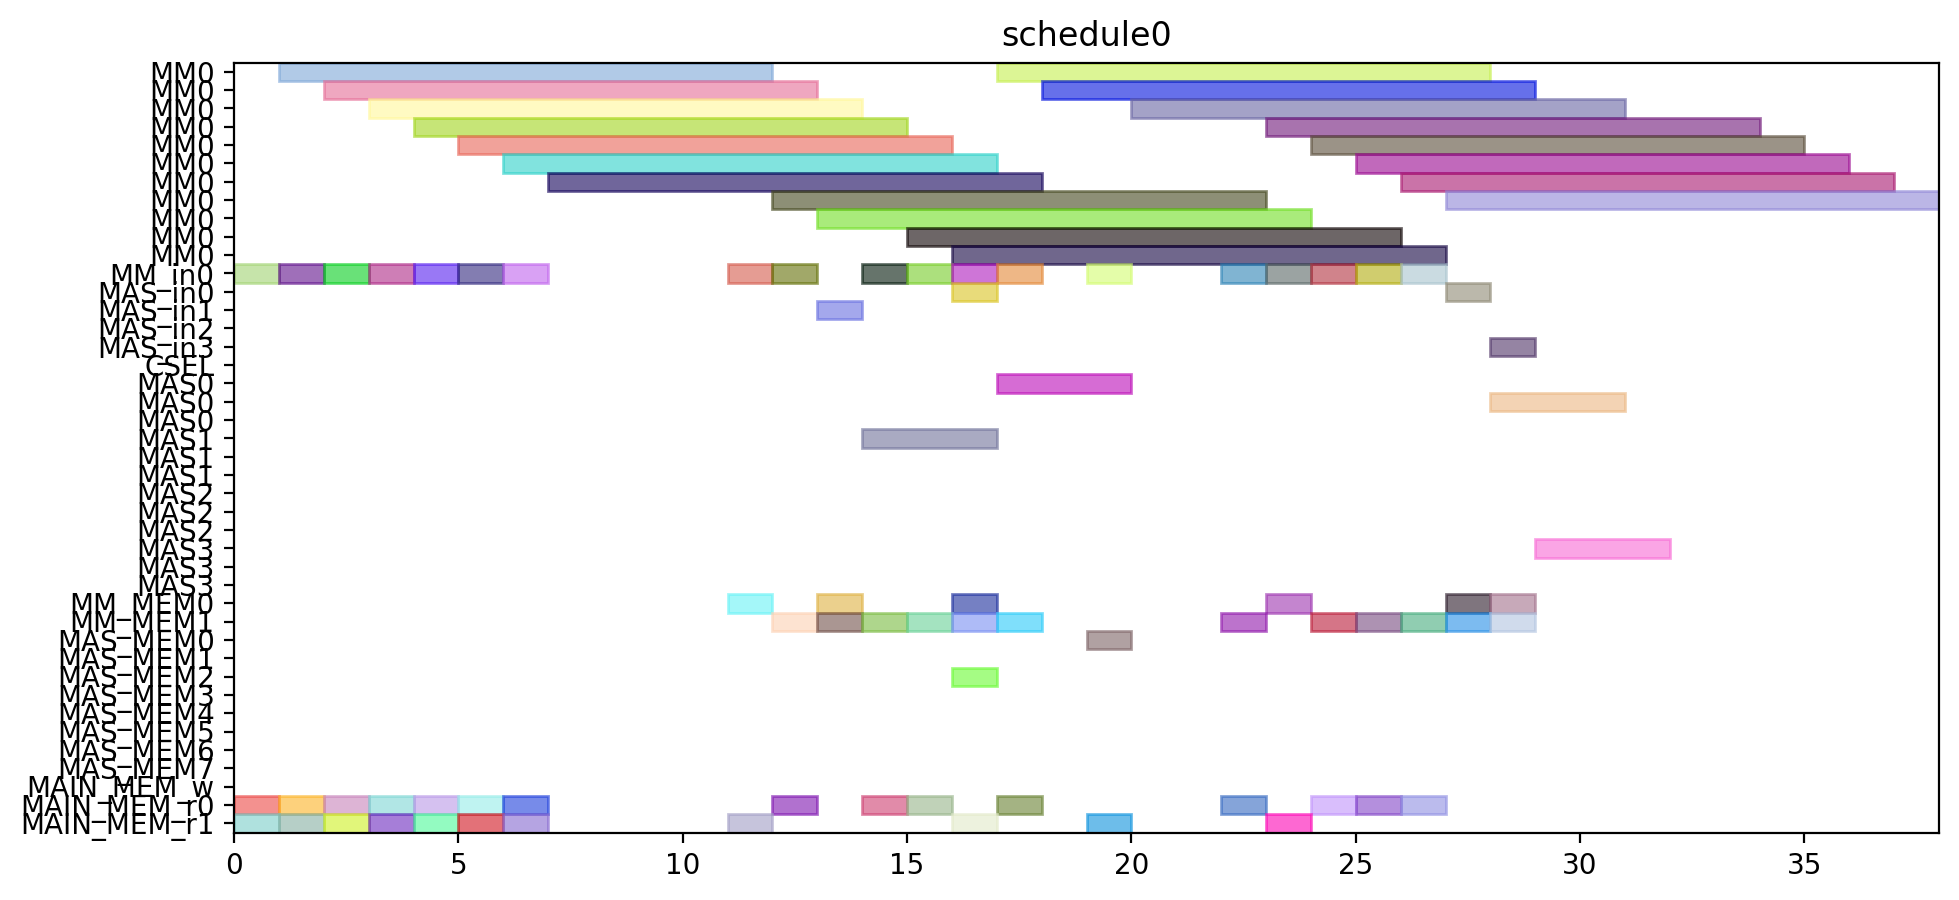

Write Python code to recreate this figure.
from pyschedule import Scenario, solvers, plotters, alt


def solve():
	horizon = 120
	S = Scenario("schedule0", horizon=horizon)

	# resource
	MM = S.Resources('MM', num=1, size=11)
	MM_in = S.Resources('MM_in', num=1)
	MAS_in = S.Resources('MAS_in', num=4)
	CSEL = S.Resource('CSEL')
	MAS = S.Resources('MAS', num=4, size=3, periods=range(1, horizon))
	MM_MEM = S.Resources('MM_MEM', num=2)
	MAS_MEM = S.Resources('MAS_MEM', num=8)
	MAIN_MEM_w = S.Resource('MAIN_MEM_w', size=1)
	MAIN_MEM_r = S.Resources('MAIN_MEM_r', num=2)

	# result of previous scheduling

	# new tasks
	Z_exp2 = S.Task('Z_exp2', length=11, delay_cost=1)
	Z_exp2 += alt(MM)
	Z_exp2_in = S.Task('Z_exp2_in', length=1, delay_cost=1)
	Z_exp2_in += alt(MM_in)
	S += Z_exp2_in*MM_in[0]<=Z_exp2*MM[0]
	Z_exp2_mem0 = S.Task('Z_exp2_mem0', length=1, delay_cost=1)
	Z_exp2_mem0 += MAIN_MEM_r[0]
	S += Z_exp2_mem0 <= Z_exp2

	Z_exp2_mem1 = S.Task('Z_exp2_mem1', length=1, delay_cost=1)
	Z_exp2_mem1 += MAIN_MEM_r[1]
	S += Z_exp2_mem1 <= Z_exp2

	NX0 = S.Task('NX0', length=11, delay_cost=1)
	NX0 += alt(MM)
	NX0_in = S.Task('NX0_in', length=1, delay_cost=1)
	NX0_in += alt(MM_in)
	S += NX0_in*MM_in[0]<=NX0*MM[0]
	NX0_mem0 = S.Task('NX0_mem0', length=1, delay_cost=1)
	NX0_mem0 += MAIN_MEM_r[0]
	S += NX0_mem0 <= NX0

	NX0_mem1 = S.Task('NX0_mem1', length=1, delay_cost=1)
	NX0_mem1 += MAIN_MEM_r[1]
	S += NX0_mem1 <= NX0

	k0_10_Z1 = S.Task('k0_10_Z1', length=11, delay_cost=1)
	k0_10_Z1 += alt(MM)
	k0_10_Z1_in = S.Task('k0_10_Z1_in', length=1, delay_cost=1)
	k0_10_Z1_in += alt(MM_in)
	S += k0_10_Z1_in*MM_in[0]<=k0_10_Z1*MM[0]
	k0_10_Z1_mem0 = S.Task('k0_10_Z1_mem0', length=1, delay_cost=1)
	k0_10_Z1_mem0 += MAIN_MEM_r[0]
	S += k0_10_Z1_mem0 <= k0_10_Z1

	k0_10_Z1_mem1 = S.Task('k0_10_Z1_mem1', length=1, delay_cost=1)
	k0_10_Z1_mem1 += MAIN_MEM_r[1]
	S += k0_10_Z1_mem1 <= k0_10_Z1

	DX0 = S.Task('DX0', length=11, delay_cost=1)
	DX0 += alt(MM)
	DX0_in = S.Task('DX0_in', length=1, delay_cost=1)
	DX0_in += alt(MM_in)
	S += DX0_in*MM_in[0]<=DX0*MM[0]
	DX0_mem0 = S.Task('DX0_mem0', length=1, delay_cost=1)
	DX0_mem0 += MAIN_MEM_r[0]
	S += DX0_mem0 <= DX0

	DX0_mem1 = S.Task('DX0_mem1', length=1, delay_cost=1)
	DX0_mem1 += MAIN_MEM_r[1]
	S += DX0_mem1 <= DX0

	NY0 = S.Task('NY0', length=11, delay_cost=1)
	NY0 += alt(MM)
	NY0_in = S.Task('NY0_in', length=1, delay_cost=1)
	NY0_in += alt(MM_in)
	S += NY0_in*MM_in[0]<=NY0*MM[0]
	NY0_mem0 = S.Task('NY0_mem0', length=1, delay_cost=1)
	NY0_mem0 += MAIN_MEM_r[0]
	S += NY0_mem0 <= NY0

	NY0_mem1 = S.Task('NY0_mem1', length=1, delay_cost=1)
	NY0_mem1 += MAIN_MEM_r[1]
	S += NY0_mem1 <= NY0

	k2_14_Z1 = S.Task('k2_14_Z1', length=11, delay_cost=1)
	k2_14_Z1 += alt(MM)
	k2_14_Z1_in = S.Task('k2_14_Z1_in', length=1, delay_cost=1)
	k2_14_Z1_in += alt(MM_in)
	S += k2_14_Z1_in*MM_in[0]<=k2_14_Z1*MM[0]
	k2_14_Z1_mem0 = S.Task('k2_14_Z1_mem0', length=1, delay_cost=1)
	k2_14_Z1_mem0 += MAIN_MEM_r[0]
	S += k2_14_Z1_mem0 <= k2_14_Z1

	k2_14_Z1_mem1 = S.Task('k2_14_Z1_mem1', length=1, delay_cost=1)
	k2_14_Z1_mem1 += MAIN_MEM_r[1]
	S += k2_14_Z1_mem1 <= k2_14_Z1

	DY0 = S.Task('DY0', length=11, delay_cost=1)
	DY0 += alt(MM)
	DY0_in = S.Task('DY0_in', length=1, delay_cost=1)
	DY0_in += alt(MM_in)
	S += DY0_in*MM_in[0]<=DY0*MM[0]
	DY0_mem0 = S.Task('DY0_mem0', length=1, delay_cost=1)
	DY0_mem0 += MAIN_MEM_r[0]
	S += DY0_mem0 <= DY0

	DY0_mem1 = S.Task('DY0_mem1', length=1, delay_cost=1)
	DY0_mem1 += MAIN_MEM_r[1]
	S += DY0_mem1 <= DY0

	Z_exp3 = S.Task('Z_exp3', length=11, delay_cost=1)
	Z_exp3 += alt(MM)
	Z_exp3_in = S.Task('Z_exp3_in', length=1, delay_cost=1)
	Z_exp3_in += alt(MM_in)
	S += Z_exp3_in*MM_in[0]<=Z_exp3*MM[0]
	Z_exp3_mem0 = S.Task('Z_exp3_mem0', length=1, delay_cost=1)
	Z_exp3_mem0 += alt(MM_MEM)
	S += (Z_exp2*MM[0])-1 < Z_exp3_mem0*MM_MEM[0]
	S += Z_exp3_mem0 <= Z_exp3

	Z_exp3_mem1 = S.Task('Z_exp3_mem1', length=1, delay_cost=1)
	Z_exp3_mem1 += MAIN_MEM_r[1]
	S += Z_exp3_mem1 <= Z_exp3

	NX1_ = S.Task('NX1_', length=3, delay_cost=1)
	NX1_ += alt(MAS)
	NX1__in = S.Task('NX1__in', length=1, delay_cost=1)
	NX1__in += alt(MAS_in)
	S += NX1__in*MAS_in[0]<=NX1_*MAS[0]

	S += NX1__in*MAS_in[1]<=NX1_*MAS[1]

	S += NX1__in*MAS_in[2]<=NX1_*MAS[2]

	S += NX1__in*MAS_in[3]<=NX1_*MAS[3]

	NX1__mem0 = S.Task('NX1__mem0', length=1, delay_cost=1)
	NX1__mem0 += alt(MM_MEM)
	S += (NX0*MM[0])-1 < NX1__mem0*MM_MEM[0]
	S += NX1__mem0 <= NX1_

	NX1__mem1 = S.Task('NX1__mem1', length=1, delay_cost=1)
	NX1__mem1 += alt(MM_MEM)
	S += (k0_10_Z1*MM[0])-1 < NX1__mem1*MM_MEM[1]
	S += NX1__mem1 <= NX1_

	k0_9_Z2 = S.Task('k0_9_Z2', length=11, delay_cost=1)
	k0_9_Z2 += alt(MM)
	k0_9_Z2_in = S.Task('k0_9_Z2_in', length=1, delay_cost=1)
	k0_9_Z2_in += alt(MM_in)
	S += k0_9_Z2_in*MM_in[0]<=k0_9_Z2*MM[0]
	k0_9_Z2_mem0 = S.Task('k0_9_Z2_mem0', length=1, delay_cost=1)
	k0_9_Z2_mem0 += MAIN_MEM_r[0]
	S += k0_9_Z2_mem0 <= k0_9_Z2

	k0_9_Z2_mem1 = S.Task('k0_9_Z2_mem1', length=1, delay_cost=1)
	k0_9_Z2_mem1 += alt(MM_MEM)
	S += (Z_exp2*MM[0])-1 < k0_9_Z2_mem1*MM_MEM[1]
	S += k0_9_Z2_mem1 <= k0_9_Z2

	k1_9_Z2 = S.Task('k1_9_Z2', length=11, delay_cost=1)
	k1_9_Z2 += alt(MM)
	k1_9_Z2_in = S.Task('k1_9_Z2_in', length=1, delay_cost=1)
	k1_9_Z2_in += alt(MM_in)
	S += k1_9_Z2_in*MM_in[0]<=k1_9_Z2*MM[0]
	k1_9_Z2_mem0 = S.Task('k1_9_Z2_mem0', length=1, delay_cost=1)
	k1_9_Z2_mem0 += MAIN_MEM_r[0]
	S += k1_9_Z2_mem0 <= k1_9_Z2

	k1_9_Z2_mem1 = S.Task('k1_9_Z2_mem1', length=1, delay_cost=1)
	k1_9_Z2_mem1 += alt(MM_MEM)
	S += (Z_exp2*MM[0])-1 < k1_9_Z2_mem1*MM_MEM[1]
	S += k1_9_Z2_mem1 <= k1_9_Z2

	NY1_ = S.Task('NY1_', length=3, delay_cost=1)
	NY1_ += alt(MAS)
	NY1__in = S.Task('NY1__in', length=1, delay_cost=1)
	NY1__in += alt(MAS_in)
	S += NY1__in*MAS_in[0]<=NY1_*MAS[0]

	S += NY1__in*MAS_in[1]<=NY1_*MAS[1]

	S += NY1__in*MAS_in[2]<=NY1_*MAS[2]

	S += NY1__in*MAS_in[3]<=NY1_*MAS[3]

	NY1__mem0 = S.Task('NY1__mem0', length=1, delay_cost=1)
	NY1__mem0 += alt(MM_MEM)
	S += (NY0*MM[0])-1 < NY1__mem0*MM_MEM[0]
	S += NY1__mem0 <= NY1_

	NY1__mem1 = S.Task('NY1__mem1', length=1, delay_cost=1)
	NY1__mem1 += alt(MM_MEM)
	S += (k2_14_Z1*MM[0])-1 < NY1__mem1*MM_MEM[1]
	S += NY1__mem1 <= NY1_

	k2_13_Z2 = S.Task('k2_13_Z2', length=11, delay_cost=1)
	k2_13_Z2 += alt(MM)
	k2_13_Z2_in = S.Task('k2_13_Z2_in', length=1, delay_cost=1)
	k2_13_Z2_in += alt(MM_in)
	S += k2_13_Z2_in*MM_in[0]<=k2_13_Z2*MM[0]
	k2_13_Z2_mem0 = S.Task('k2_13_Z2_mem0', length=1, delay_cost=1)
	k2_13_Z2_mem0 += MAIN_MEM_r[0]
	S += k2_13_Z2_mem0 <= k2_13_Z2

	k2_13_Z2_mem1 = S.Task('k2_13_Z2_mem1', length=1, delay_cost=1)
	k2_13_Z2_mem1 += alt(MM_MEM)
	S += (Z_exp2*MM[0])-1 < k2_13_Z2_mem1*MM_MEM[1]
	S += k2_13_Z2_mem1 <= k2_13_Z2

	k3_14_Z2 = S.Task('k3_14_Z2', length=11, delay_cost=1)
	k3_14_Z2 += alt(MM)
	k3_14_Z2_in = S.Task('k3_14_Z2_in', length=1, delay_cost=1)
	k3_14_Z2_in += alt(MM_in)
	S += k3_14_Z2_in*MM_in[0]<=k3_14_Z2*MM[0]
	k3_14_Z2_mem0 = S.Task('k3_14_Z2_mem0', length=1, delay_cost=1)
	k3_14_Z2_mem0 += MAIN_MEM_r[0]
	S += k3_14_Z2_mem0 <= k3_14_Z2

	k3_14_Z2_mem1 = S.Task('k3_14_Z2_mem1', length=1, delay_cost=1)
	k3_14_Z2_mem1 += alt(MM_MEM)
	S += (Z_exp2*MM[0])-1 < k3_14_Z2_mem1*MM_MEM[1]
	S += k3_14_Z2_mem1 <= k3_14_Z2

	Z_exp4 = S.Task('Z_exp4', length=11, delay_cost=1)
	Z_exp4 += alt(MM)
	Z_exp4_in = S.Task('Z_exp4_in', length=1, delay_cost=1)
	Z_exp4_in += alt(MM_in)
	S += Z_exp4_in*MM_in[0]<=Z_exp4*MM[0]
	Z_exp4_mem0 = S.Task('Z_exp4_mem0', length=1, delay_cost=1)
	Z_exp4_mem0 += alt(MM_MEM)
	S += (Z_exp3*MM[0])-1 < Z_exp4_mem0*MM_MEM[0]
	S += Z_exp4_mem0 <= Z_exp4

	Z_exp4_mem1 = S.Task('Z_exp4_mem1', length=1, delay_cost=1)
	Z_exp4_mem1 += MAIN_MEM_r[1]
	S += Z_exp4_mem1 <= Z_exp4

	NX1 = S.Task('NX1', length=11, delay_cost=1)
	NX1 += alt(MM)
	NX1_in = S.Task('NX1_in', length=1, delay_cost=1)
	NX1_in += alt(MM_in)
	S += NX1_in*MM_in[0]<=NX1*MM[0]
	NX1_mem0 = S.Task('NX1_mem0', length=1, delay_cost=1)
	NX1_mem0 += alt(MAS_MEM)
	S += (NX1_*MAS[0])-1 < NX1_mem0*MAS_MEM[0]
	S += (NX1_*MAS[1])-1 < NX1_mem0*MAS_MEM[2]
	S += (NX1_*MAS[2])-1 < NX1_mem0*MAS_MEM[4]
	S += (NX1_*MAS[3])-1 < NX1_mem0*MAS_MEM[6]
	S += NX1_mem0 <= NX1

	NX1_mem1 = S.Task('NX1_mem1', length=1, delay_cost=1)
	NX1_mem1 += MAIN_MEM_r[1]
	S += NX1_mem1 <= NX1

	k0_8_Z3 = S.Task('k0_8_Z3', length=11, delay_cost=1)
	k0_8_Z3 += alt(MM)
	k0_8_Z3_in = S.Task('k0_8_Z3_in', length=1, delay_cost=1)
	k0_8_Z3_in += alt(MM_in)
	S += k0_8_Z3_in*MM_in[0]<=k0_8_Z3*MM[0]
	k0_8_Z3_mem0 = S.Task('k0_8_Z3_mem0', length=1, delay_cost=1)
	k0_8_Z3_mem0 += MAIN_MEM_r[0]
	S += k0_8_Z3_mem0 <= k0_8_Z3

	k0_8_Z3_mem1 = S.Task('k0_8_Z3_mem1', length=1, delay_cost=1)
	k0_8_Z3_mem1 += alt(MM_MEM)
	S += (Z_exp3*MM[0])-1 < k0_8_Z3_mem1*MM_MEM[1]
	S += k0_8_Z3_mem1 <= k0_8_Z3

	DX1_ = S.Task('DX1_', length=3, delay_cost=1)
	DX1_ += alt(MAS)
	DX1__in = S.Task('DX1__in', length=1, delay_cost=1)
	DX1__in += alt(MAS_in)
	S += DX1__in*MAS_in[0]<=DX1_*MAS[0]

	S += DX1__in*MAS_in[1]<=DX1_*MAS[1]

	S += DX1__in*MAS_in[2]<=DX1_*MAS[2]

	S += DX1__in*MAS_in[3]<=DX1_*MAS[3]

	DX1__mem0 = S.Task('DX1__mem0', length=1, delay_cost=1)
	DX1__mem0 += alt(MM_MEM)
	S += (DX0*MM[0])-1 < DX1__mem0*MM_MEM[0]
	S += DX1__mem0 <= DX1_

	DX1__mem1 = S.Task('DX1__mem1', length=1, delay_cost=1)
	DX1__mem1 += alt(MM_MEM)
	S += (k1_9_Z2*MM[0])-1 < DX1__mem1*MM_MEM[1]
	S += DX1__mem1 <= DX1_

	k1_8_Z3 = S.Task('k1_8_Z3', length=11, delay_cost=1)
	k1_8_Z3 += alt(MM)
	k1_8_Z3_in = S.Task('k1_8_Z3_in', length=1, delay_cost=1)
	k1_8_Z3_in += alt(MM_in)
	S += k1_8_Z3_in*MM_in[0]<=k1_8_Z3*MM[0]
	k1_8_Z3_mem0 = S.Task('k1_8_Z3_mem0', length=1, delay_cost=1)
	k1_8_Z3_mem0 += MAIN_MEM_r[0]
	S += k1_8_Z3_mem0 <= k1_8_Z3

	k1_8_Z3_mem1 = S.Task('k1_8_Z3_mem1', length=1, delay_cost=1)
	k1_8_Z3_mem1 += alt(MM_MEM)
	S += (Z_exp3*MM[0])-1 < k1_8_Z3_mem1*MM_MEM[1]
	S += k1_8_Z3_mem1 <= k1_8_Z3

	NY1 = S.Task('NY1', length=11, delay_cost=1)
	NY1 += alt(MM)
	NY1_in = S.Task('NY1_in', length=1, delay_cost=1)
	NY1_in += alt(MM_in)
	S += NY1_in*MM_in[0]<=NY1*MM[0]
	NY1_mem0 = S.Task('NY1_mem0', length=1, delay_cost=1)
	NY1_mem0 += alt(MAS_MEM)
	S += (NY1_*MAS[0])-1 < NY1_mem0*MAS_MEM[0]
	S += (NY1_*MAS[1])-1 < NY1_mem0*MAS_MEM[2]
	S += (NY1_*MAS[2])-1 < NY1_mem0*MAS_MEM[4]
	S += (NY1_*MAS[3])-1 < NY1_mem0*MAS_MEM[6]
	S += NY1_mem0 <= NY1

	NY1_mem1 = S.Task('NY1_mem1', length=1, delay_cost=1)
	NY1_mem1 += MAIN_MEM_r[1]
	S += NY1_mem1 <= NY1

	k2_12_Z3 = S.Task('k2_12_Z3', length=11, delay_cost=1)
	k2_12_Z3 += alt(MM)
	k2_12_Z3_in = S.Task('k2_12_Z3_in', length=1, delay_cost=1)
	k2_12_Z3_in += alt(MM_in)
	S += k2_12_Z3_in*MM_in[0]<=k2_12_Z3*MM[0]
	k2_12_Z3_mem0 = S.Task('k2_12_Z3_mem0', length=1, delay_cost=1)
	k2_12_Z3_mem0 += MAIN_MEM_r[0]
	S += k2_12_Z3_mem0 <= k2_12_Z3

	k2_12_Z3_mem1 = S.Task('k2_12_Z3_mem1', length=1, delay_cost=1)
	k2_12_Z3_mem1 += alt(MM_MEM)
	S += (Z_exp3*MM[0])-1 < k2_12_Z3_mem1*MM_MEM[1]
	S += k2_12_Z3_mem1 <= k2_12_Z3

	DY1_ = S.Task('DY1_', length=3, delay_cost=1)
	DY1_ += alt(MAS)
	DY1__in = S.Task('DY1__in', length=1, delay_cost=1)
	DY1__in += alt(MAS_in)
	S += DY1__in*MAS_in[0]<=DY1_*MAS[0]

	S += DY1__in*MAS_in[1]<=DY1_*MAS[1]

	S += DY1__in*MAS_in[2]<=DY1_*MAS[2]

	S += DY1__in*MAS_in[3]<=DY1_*MAS[3]

	DY1__mem0 = S.Task('DY1__mem0', length=1, delay_cost=1)
	DY1__mem0 += alt(MM_MEM)
	S += (DY0*MM[0])-1 < DY1__mem0*MM_MEM[0]
	S += DY1__mem0 <= DY1_

	DY1__mem1 = S.Task('DY1__mem1', length=1, delay_cost=1)
	DY1__mem1 += alt(MM_MEM)
	S += (k3_14_Z2*MM[0])-1 < DY1__mem1*MM_MEM[1]
	S += DY1__mem1 <= DY1_

	k3_13_Z3 = S.Task('k3_13_Z3', length=11, delay_cost=1)
	k3_13_Z3 += alt(MM)
	k3_13_Z3_in = S.Task('k3_13_Z3_in', length=1, delay_cost=1)
	k3_13_Z3_in += alt(MM_in)
	S += k3_13_Z3_in*MM_in[0]<=k3_13_Z3*MM[0]
	k3_13_Z3_mem0 = S.Task('k3_13_Z3_mem0', length=1, delay_cost=1)
	k3_13_Z3_mem0 += MAIN_MEM_r[0]
	S += k3_13_Z3_mem0 <= k3_13_Z3

	k3_13_Z3_mem1 = S.Task('k3_13_Z3_mem1', length=1, delay_cost=1)
	k3_13_Z3_mem1 += alt(MM_MEM)
	S += (Z_exp3*MM[0])-1 < k3_13_Z3_mem1*MM_MEM[1]
	S += k3_13_Z3_mem1 <= k3_13_Z3

	solvers.mip.solve(S,msg=1,kind='CPLEX',ratio_gap=1.01)

	solution = [['hoge']*len(S.solution()[1]) for i in range(len(S.solution()))]
	for i in range(len(S.solution())):
		for j in range(len(S.solution()[i])):
			solution[i][j]=str(S.solution()[i][j])
	print(solution)

	cycles = int(solution[-1][3])

	pic_file_name = "/home/mfukuda/ABE/multiRAM_multiMAS_16mux/scheduling_result/stage11MM1_stage3MAS4/ISOGENY/schedule0.png"
	if(S.solution() != []):
		plotters.matplotlib.plot(S,img_filename=pic_file_name, show_task_labels=False, fig_size=(cycles*0.25+3, 5))

	return solution
